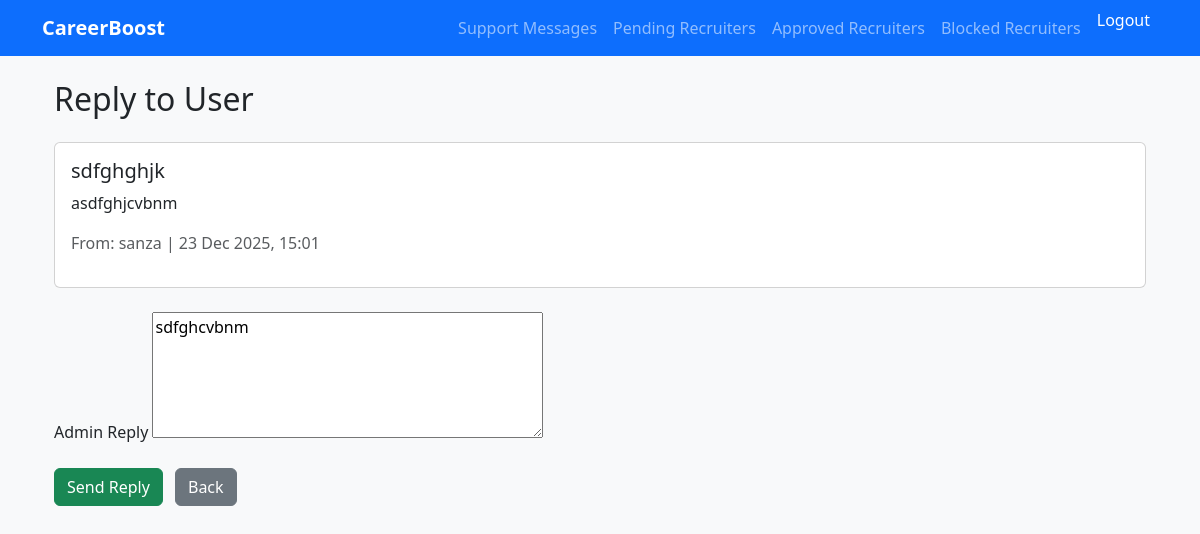
Screenshot of /support/admin/messages/1/reply/ (signed in) with the database file from the repository.
### support/models.py (models this page shows, shortened)
class SupportMessage(models.Model):
    user = models.ForeignKey(
    settings.AUTH_USER_MODEL,
    on_delete=models.CASCADE
    )
    subject = models.CharField(max_length=200)
    message = models.TextField()
    created_at = models.DateTimeField(auto_now_add=True)
    admin_reply = models.TextField(blank=True, null=True)
    replied_at = models.DateTimeField(blank=True, null=True)

### accounts/models.py (models this page shows, shortened)
class CustomUser(AbstractUser):
    ROLE_CHOICES = (
        ('ADMIN', 'Admin'),
        ('RECRUITER', 'Recruiter'),
        ('USER', 'User'),
    )
    role = models.CharField(
        max_length=20,
        choices=ROLE_CHOICES,
        default='USER'
    )
    is_approved = models.BooleanField(default=False)
    company_name = models.CharField(max_length=255, blank=True, null=True)
    company_email = models.EmailField(blank=True, null=True)
    company_website = models.URLField(blank=True, null=True)
    company_description = models.TextField(blank=True, null=True)

### support/views.py (the view)
@staff_member_required
def admin_reply(request, message_id):
    msg = get_object_or_404(SupportMessage, id=message_id)
    if request.method == "POST":
        form = AdminReplyForm(request.POST, instance=msg)
        if form.is_valid():
            reply = form.save(commit=False)
            reply.replied_at = now()
            reply.save()
            messages.success(
                request,
                "Reply sent successfully."
            )
            return redirect("support:admin_message_list")
    else:
        form = AdminReplyForm(instance=msg)
    return render(
        request,
        "support/admin_reply.html",
        {
            "msg": msg,
            "form": form
        }
    )

### support/forms.py
class AdminReplyForm(forms.ModelForm):
    class Meta:
        model = SupportMessage
        fields = ['admin_reply']
        widgets = {
            'admin_reply': forms.Textarea(attrs={
                'rows': 5,
                'placeholder': 'Type admin reply here...'
            })
        }

### careerboost/templates/support/admin_reply.html (shortened to what this page needs)
{% extends "base.html" %}
{% block content %}
<div class="container">
    <h2 class="mb-4">Reply to User</h2>
    <div class="card mb-4">
        <div class="card-body">
            <h5>{{ msg.subject }}</h5>
            <p>{{ msg.message }}</p>
            <p class="text-muted">
                From: {{ msg.user.username }} |
                {{ msg.created_at|date:"d M Y, H:i" }}
            </p>
        </div>
    </div>
    <form method="post">
        <div class="mb-3">
            <label class="form-label">Admin Reply</label>
            {{ form.admin_reply }}
        </div>
        <button type="submit" class="btn btn-success">
            Send Reply
        </button>
        <a href="{% url 'support:admin_message_list' %}"
           class="btn btn-secondary ms-2">
            Back
        </a>
    </form>
</div>
{% endblock %}

### careerboost/templates/base.html (style rules this page uses)
body { background-color: #f8f9fa; }

### rows the page displays
SupportMessage: subject "sdfghghjk", message "asdfghjcvbnm", user.username "sanza", created_at "23 Dec 2025, 15:01", admin_reply "sdfghcvbnm"
